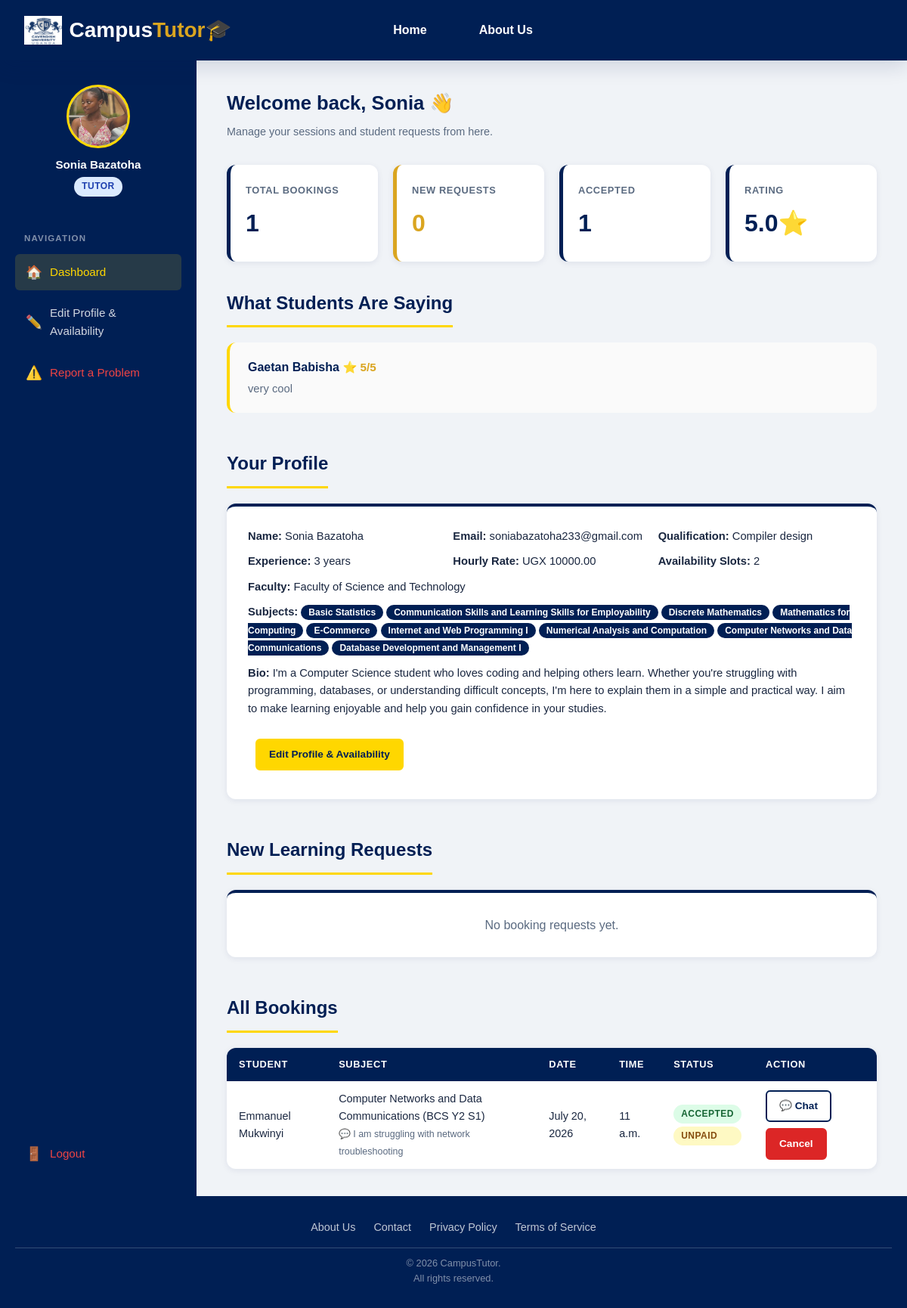
The page /tutor/dashboard/ (signed in) on the database its author committed.
### accounts/models.py (models this page shows, shortened)
class User(AbstractUser):
    STUDENT = 'student'
    TUTOR = 'tutor'
    ADMIN = 'admin'
    ROLE_CHOICES = [
        (STUDENT, 'Student'),
        (TUTOR, 'Tutor'),
        (ADMIN, 'Admin'),
    ]
    role = models.CharField(max_length=20, choices=ROLE_CHOICES, default=STUDENT,)
    phone_number = models.CharField(max_length=20, blank=True, null=True,)
    profile_picture = models.ImageField(
        upload_to='profile_pictures/',
        blank=True,
        null=True,
    )

class StudentProfile(models.Model):
    user = models.OneToOneField(
        User,
        on_delete=models.CASCADE,
        related_name="student_profile",
    )
    university = models.CharField(max_length=255)
    programme = models.ForeignKey(
        'tutoring.Programme',
        on_delete=models.SET_NULL,
        null=True,
        blank=True,
        related_name='students',
    )
    year_of_study = models.PositiveIntegerField()

class TutorProfile(models.Model):
    user = models.OneToOneField(
        User,
        on_delete=models.CASCADE,
        related_name="tutor_profile",
    )
    biography = models.TextField()
    qualification = models.CharField(max_length=255)
    years_of_experience = models.PositiveIntegerField(default=0)
    hourly_rate = models.DecimalField(
        max_digits=10,
        decimal_places=2,
    )
    subjects = models.ManyToManyField(
        "tutoring.Subject",
        related_name = "tutors",
    )

### tutoring/models.py (models this page shows, shortened)
class Review(models.Model):
    student = models.ForeignKey(
        StudentProfile,
        on_delete=models.CASCADE,
    )
    tutor = models.ForeignKey(
        TutorProfile,
        on_delete=models.CASCADE,
    )
    rating = models.PositiveIntegerField()
    comment = models.TextField()
    created_at = models.DateTimeField(auto_now_add=True)

class Programme(models.Model):
    code = models.CharField(max_length=20, unique=True)
    name = models.CharField(max_length=255)
    faculty = models.CharField(max_length=255, default="Faculty of Science and Technology")

class Subject(models.Model):
    code = models.CharField(max_length=50)
    name = models.CharField(max_length=255)
    programme = models.ForeignKey(
        Programme,
        on_delete=models.CASCADE,
        related_name='subjects',
    )
    year = models.ForeignKey(
        AcademicYear,
        on_delete=models.CASCADE,
        related_name='subjects',
    )
    semester = models.ForeignKey(
        Semester,
        on_delete=models.CASCADE,
        related_name='subjects',
    )
    class Meta:
        unique_together = ('code', 'programme', 'year', 'semester')
        ordering = ['year', 'semester', 'name']
    def __str__(self):
        return f"{self.name} ({self.programme.code} Y{self.year.number} S{self.semester.number})"

class Booking(models.Model):
    STATUS_CHOICES = [
        ("Pending", "Pending"),
        ("Accepted", "Accepted"),
        ("Completed", "Completed"),
        ("Cancelled", "Cancelled"),
        ("Declined", "Declined"),
    ]
    student = models.ForeignKey(
        StudentProfile,
        on_delete=models.CASCADE,
        related_name="bookings",
    )
    tutor = models.ForeignKey(
        TutorProfile,
        on_delete=models.CASCADE,
        related_name="bookings",
    )
    subject = models.ForeignKey(
        Subject,
        on_delete=models.CASCADE,
    )
    booking_date = models.DateField()
    booking_time = models.TimeField()
    DURATION_CHOICES = [
    (30, '30 minutes'),
    (60, '1 hour'),
    (90, '1.5 hours'),
    (120, '2 hours'),
  ]
    duration = models.PositiveIntegerField(
    choices=DURATION_CHOICES,
    default=60,
)
    learning_goal = models.TextField(blank=True)
    is_paid = models.BooleanField(default=False)
    status = models.CharField(
        max_length=20,
        choices=STATUS_CHOICES,
        default="Pending",
    )
    cancellation_reason = models.TextField(blank=True)
    proposed_date = models.DateField(null=True, blank=True)
    proposed_time = models.TimeField(null=True, blank=True)

class AcademicYear(models.Model):
    number = models.PositiveIntegerField()
    class Meta:
        ordering = ['number']

class Semester(models.Model):
    number = models.PositiveIntegerField()
    class Meta:
        ordering = ['number']

### accounts/views.py (the view, shortened to what this page needs)
# urls.py: path('tutor/dashboard/', views.tutor_dashboard, name='tutor_dashboard'),
@login_required
def tutor_dashboard(request):
    if request.user.role != User.TUTOR:
        return redirect('home')
    from django.core.paginator import Paginator
    profile = request.user.tutor_profile
    all_bookings = Booking.objects.filter(tutor=profile).order_by('-booking_date', '-booking_time')
    overlapping_ids = set()
    pending_bookings_list = list(all_bookings.filter(status='Pending'))
    total_bookings = all_bookings.count()
    pending_bookings = all_bookings.filter(status='Pending').count()
    accepted_bookings = all_bookings.filter(status='Accepted').count()
    completed_bookings = all_bookings.filter(status='Completed').count()
    availability_count = Availability.objects.filter(tutor=profile).count()
    pending_requests = list(all_bookings.filter(status='Pending'))
    tutor_faculties = sorted({
        s.programme.faculty for s in profile.subjects.all()
    })
    reviews = Review.objects.filter(tutor=profile)
    average_rating = round(
        sum(r.rating for r in reviews) / reviews.count(), 1
    ) if reviews.exists() else 0
    paginator = Paginator(all_bookings, 5)
    page_number = request.GET.get('page')
    bookings = paginator.get_page(page_number)
    for b in bookings:
        b.unread_count = (
            b.messages.filter(is_read=False).exclude(sender=request.user).count()
            if b.status == 'Accepted' else 0
        )
    return render(request, 'tutor_dashboard.html', {
        'profile': profile,
        'bookings': bookings,
        'pending_requests': pending_requests,
        'tutor_faculties': tutor_faculties,
        'total_bookings': total_bookings,
        'pending_bookings': pending_bookings,
        'accepted_bookings': accepted_bookings,
        'completed_bookings': completed_bookings,
        'availability_count': availability_count,
        'average_rating': average_rating,
        'overlapping_ids': overlapping_ids,
    })

### templates/tutor_dashboard.html (shortened to what this page needs)
{% extends "base.html" %}
{% block content %}
<div style="padding-top:80px; display:flex; flex-direction:column; min-height:100vh;">
    <div class="dash-layout" style="flex:1;">
        <aside class="dash-sidebar">
            <div style="text-align:center; margin-bottom:24px;">
                <div class="tutor-avatar" style="width:84px; height:84px; margin:0 auto 10px;">
                    {% if request.user.profile_picture %}
                    <img src="{{ request.user.profile_picture.url }}" alt="Profile" class="clickable-avatar"
                         style="width:100%; height:100%; object-fit:cover; border-radius:50%;">
                    {% else %}
                    👨‍🏫
                    {% endif %}
                </div>
                <p style="font-weight:700; font-size:.95rem;">{{ request.user.first_name }} {{ request.user.last_name }}</p>
                <span class="badge badge-active" style="margin-top:4px;">Tutor</span>
            </div>
            <span class="sidebar-label">Navigation</span>
            <a class="sidebar-link active" href="{% url 'tutor_dashboard' %}">
                <span class="icon">🏠</span> Dashboard
            </a>
            <a class="sidebar-link" href="{% url 'edit_tutor_profile' %}">
                <span class="icon">✏️</span> Edit Profile & Availability
            </a>
             <a class="sidebar-link" href="{% url 'submit_complaint' %}" style="color:#ef4444;">
    <span class="icon">⚠️</span> Report a Problem
</a>
            <a class="sidebar-link" href="{% url 'logout' %}" style="margin-top:auto; color:#ef4444;">
                <span class="icon">🚪</span> Logout
            </a>
        </aside>
        <div class="dash-main">
            <h1 style="font-size:clamp(1.2rem, 4vw, 1.6rem); font-weight:800; color:var(--navy); margin-bottom:6px;">
                Welcome back, {{ request.user.first_name }} 👋
            </h1>
            <p class="text-muted mb-lg" style="font-size:.9rem;">Manage your sessions and student requests from here.</p>
            <div class="stat-grid">
                <div class="stat-card">
                    <p class="stat-label">Total Bookings</p>
                    <p class="stat-value">{{ total_bookings }}</p>
                </div>
                <div class="stat-card gold-accent">
                    <p class="stat-label">New Requests</p>
                    <p class="stat-value">{{ pending_bookings }}</p>
                </div>
                <div class="stat-card">
                    <p class="stat-label">Accepted</p>
                    <p class="stat-value">{{ accepted_bookings }}</p>
                </div>
                <div class="stat-card">
                    <p class="stat-label">Rating</p>
                    <p class="stat-value">{{ average_rating }}⭐</p>
                </div>
            </div>
            <div class="ct-section">
                <h2 class="section-heading">What Students Are Saying</h2>
                {% for review in profile.review_set.all %}
                <div class="review-card">
                    <p class="reviewer">{{ review.student.user.first_name }} {{ review.student.user.last_name }} <span class="star-rating">⭐ {{ review.rating }}/5</span></p>
                    <p class="review-text">{{ review.comment }}</p>
                </div>
                {% empty %}
                <div class="ct-card" style="text-align:center; padding:30px; color:var(--text-muted);">
                    <p style="font-size:2rem; margin-bottom:8px;">⭐</p>
                    <p>No reviews yet. They'll appear here once students rate your sessions.</p>
                </div>
                {% endfor %}
            </div>
            <div class="ct-section">
                <h2 class="section-heading">Your Profile</h2>
                <div class="ct-card">
                    <div style="display:grid; grid-template-columns:repeat(auto-fill, minmax(200px, 1fr)); gap:10px; font-size:.92rem;">
                        <p><strong>Name:</strong> {{ request.user.first_name }} {{ request.user.last_name }}</p>
                        <p><strong>Email:</strong> {{ request.user.email }}</p>
                        <p><strong>Qualification:</strong> {{ profile.qualification }}</p>
                        <p><strong>Experience:</strong> {{ profile.years_of_experience }} years</p>
                        <p><strong>Hourly Rate:</strong> UGX {{ profile.hourly_rate }}</p>
                        <p><strong>Availability Slots:</strong> {{ availability_count }}</p>
                        <p style="grid-column:1 / -1;"><strong>Faculty:</strong>
                            {% if tutor_faculties %}{{ tutor_faculties|join:", " }}{% else %}Not set yet — add subjects to determine your faculty{% endif %}
                        </p>
                        <p style="grid-column:1 / -1;"><strong>Subjects:</strong>
                            {% for subject in profile.subjects.all %}
                            <span class="tutor-tag">{{ subject.name }}</span>
                            {% empty %}
                            None added yet.
                            {% endfor %}
                        </p>
                        {% if profile.biography %}
                        <p style="grid-column:1 / -1;"><strong>Bio:</strong> {{ profile.biography }}</p>
                        {% endif %}
                    </div>
                    <div class="action-row" style="margin-top:18px;">
                        <a href="{% url 'edit_tutor_profile' %}" class="btn btn-primary btn-sm">Edit Profile & Availability</a>
                    </div>
                </div>
            </div>
            <div class="ct-section">
                <h2 class="section-heading">
                    New Learning Requests
                </h2>
                {% for booking in pending_requests %}
                    <div class="proposal-card new" style="margin-bottom:14px;">
                        <h4>
                            {{ booking.student.user.first_name }} {{ booking.student.user.last_name }} — {{ booking.subject }}
                            {% if booking.same_slot_count > 1 %}
                            <span class="badge badge-pending" style="margin-left:6px;">⚠️ {{ booking.same_slot_count }} students requested this slot</span>
                            {% endif %}
                        </h4>
                        <p style="font-size:.88rem; color:var(--text-muted); margin:6px 0;">
                            📅 {{ booking.booking_date }} &nbsp;·&nbsp; 🕐 {{ booking.booking_time }}
                        </p>
                        {% if booking.learning_goal %}
                        <p style="font-size:.88rem; color:var(--text-main); margin:6px 0; background:var(--light-grey); padding:8px 12px; border-radius:8px;">
                            💬 <strong>Wants help with:</strong> {{ booking.learning_goal }}
                        </p>
                        {% endif %}
                        <div class="proposal-actions" style="margin-top:10px;">
                            <a href="{% url 'accept_booking' booking.id %}" class="btn btn-primary btn-sm" data-confirm="Accept session request from {{ booking.student.user.first_name }}?">Accept</a>
                            <a href="{% url 'reject_booking' booking.id %}" class="btn btn-danger btn-sm">Decline</a>
                        </div>
                    </div>
                {% empty %}
                <div class="ct-card" style="text-align:center; padding:30px; color:var(--text-muted);">
                    <p>No booking requests yet.</p>
                </div>
                {% endfor %}
            </div>
            <div class="ct-section">
                <h2 class="section-heading">All Bookings</h2>
                <div class="ct-table-wrap">
                  <table class="ct-table">
    <thead>
        <tr>
            <th>Student</th>
            <th>Subject</th>
            <th>Date</th>
            <th>Time</th>
            <th>Status</th>
            <th>Action</th>
        </tr>
    </thead>
    <tbody>
        {% for booking in bookings %}
        <tr>
            <td>{{ booking.student.user.first_name }} {{ booking.student.user.last_name }}</td>
            <td>
                {{ booking.subject }}
                {% if booking.learning_goal %}
                <br><span style="font-size:.78rem; color:var(--text-muted);">💬 {{ booking.learning_goal }}</span>
                {% endif %}
            </td>
            <td>{{ booking.booking_date }}</td>
            <td>{{ booking.booking_time }}</td>
            <td>
    <span class="badge badge-{% if booking.status == 'Pending' %}pending{% elif booking.status == 'Accepted' %}accepted{% elif booking.status == 'Cancelled' %}declined{% else %}declined{% endif %}">
        {{ booking.status }}
    </span>
    {% if booking.status == 'Accepted' and booking.is_paid %}
    <span class="badge badge-accepted" style="margin-top:4px; display:block;">Paid</span>
    {% elif booking.status == 'Accepted' and not booking.is_paid %}
    <span class="badge badge-pending" style="margin-top:4px; display:block;">Unpaid</span>
    {% endif %}
</td>
<td>
               {% if booking.status == 'Accepted' %}
<div style="display:flex; flex-wrap:wrap; gap:8px;">
    <a href="{% url 'booking_chat' booking.id %}" class="btn btn-outline btn-sm">
        💬 Chat{% if booking.unread_count > 0 %} <span class="badge badge-pending" style="margin-left:4px;">{{ booking.unread_count }}</span>{% endif %}
    </a>
    <a href="{% url 'cancel_booking_tutor' booking.id %}" class="btn btn-danger btn-sm"
       data-confirm="Cancel this session with {{ booking.student.user.first_name }}?">Cancel</a>
</div>
    {% elif booking.status == 'Cancelled' or booking.status == 'Declined' %}
    <a href="{% url 'delete_booking' booking.id %}" class="btn btn-outline btn-sm"
       data-confirm="Remove this booking from your list?">Remove</a>
    {% else %}
    —
    {% endif %}
</td>
        </tr>
        {% empty %}
        <tr>
            <td colspan="6" style="text-align:center; color:var(--text-muted); padding:20px;">
                No bookings yet.
            </td>
        </tr>
        {% endfor %}
    </tbody>
</table>
                </div>
            </div>
        </div>
    </div>
</div>
{% endblock %}

### rows shown on the page
User: user.profile_picture (picture), user.first_name "Sonia", user.last_name "Bazatoha", user.email "soniabazatoha233@gmail.com"
Review: student.user.first_name "Gaetan", student.user.last_name "Babisha", rating "5", comment "very cool"
TutorProfile: qualification "Compiler design", years_of_experience "3", hourly_rate "10000.00", biography "I'm a Computer Science student who loves coding and helping others learn. Whether you're struggling with programming, databases, or understanding difficult concepts, I'm here to explain them in a simple and practical way. I aim to make learning enjoyable and help you gain confidence in your studies."
Programme: faculty "Faculty of Science and Technology"
Subject: name "Basic Statistics"
Subject: name "Communication Skills and Learning Skills for Employability"
Subject: name "Discrete Mathematics"
Subject: name "Mathematics for Computing"
Subject: name "E-Commerce"
Subject: name "Internet and Web Programming I"
Subject: name "Numerical Analysis and Computation"
Subject: name "Computer Networks and Data Communications"
Subject: name "Database Development and Management I"
Booking: student.user.first_name "Emmanuel", student.user.last_name "Mukwinyi", subject "Computer Networks and Data Communications (BCS Y2 S1)", learning_goal "I am struggling with network troubleshooting", booking_date "July 20, 2026", booking_time "11 a.m.", status "ACCEPTED", is_paid "UNPAID"

### other values the page prints
{{ total_bookings }} "1"
{{ pending_bookings }} "0"
{{ accepted_bookings }} "1"
{{ average_rating }} "5.0"
{{ availability_count }} "2"
